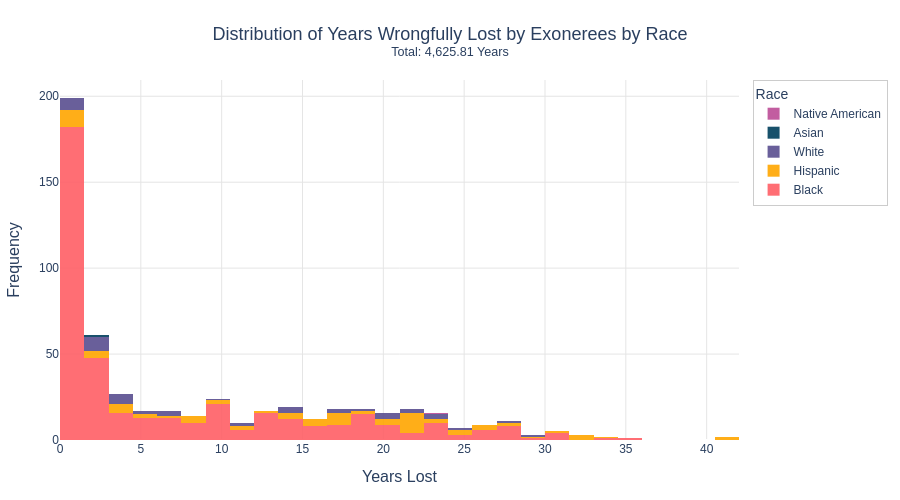

Here is the notebook cell this chart was saved with:
### Markdown cell above
#### Distribution of Years Wrongfully Lost by Exonerees by Race

### Code cell
import plotly.graph_objects as go

race_order = ["Black", "Hispanic", "White", "Asian", "Native American"]
race_colors = {
    "Black": "#ff5f66",
    "Hispanic": "#ffa600",
    "White": "#594e90",
    "Asian": "#003f5c",
    "Native American": "#bc4c96",
}

fig = go.Figure()

for race in race_order:
    subset = exon_df_clean[exon_df_clean["race"] == race]["years_lost"]
    if subset.empty:
        continue
    fig.add_trace(
        go.Histogram(
            x=subset,
            name=race,
            marker_color=race_colors.get(race, "#888"),
            opacity=0.9,
            xbins=dict(start=0, end=45, size=1.5),
            hovertemplate=f"<b>{race}</b><br>Years Lost: %{{x}}<br>Count: %{{y}}<extra></extra>",
        )
    )

fig.update_layout(
    barmode="stack",
    title=dict(
        text=f"Distribution of Years Wrongfully Lost by Exonerees by Race<br><sup>Total: {total_years_lost:,} Years</sup>",
        x=0.5,
        font=dict(size=18),
    ),
    xaxis=dict(title="Years Lost", tickfont=dict(size=12), gridcolor="#e5e5e5"),
    yaxis=dict(title="Frequency", tickfont=dict(size=12), gridcolor="#e5e5e5"),
    legend=dict(
        title="Race",
        font=dict(size=12),
        bgcolor="rgba(255,255,255,0.8)",
        bordercolor="#ccc",
        borderwidth=1,
    ),
    plot_bgcolor="white",
    paper_bgcolor="white",
    font=dict(family="Arial", size=13),
    margin=dict(t=80, b=60, l=60, r=40),
    width=900,
    height=500,
)

import os

img_paths = [
    "../../images/race_distribution_of_years_lost.png",
    "../../docs/images/race_distribution_of_years_lost.png",
    "../../multiclass-portfolio-website/projects/dsan-5000/_site/images/race_distribution_of_years_lost.png",
    "../../multiclass-portfolio-website/_site/projects/dsan-5000/_site/images/race_distribution_of_years_lost.png",
]
for path in img_paths:
    try:
        os.makedirs(os.path.dirname(path), exist_ok=True)
        fig.write_image(path, scale=2)
    except Exception as e:
        print(f"Could not save {path}: {e}")

try:
    fig.write_html(
        "../../report/figures/race_distribution_of_years_lost.html",
        include_plotlyjs="cdn",
    )
except Exception as e:
    print(f"Could not save html: {e}")
fig.show()

### Figure 1 — Plotly figure (JSON) as saved in the notebook; plotly's stock layout.template omitted (floating-point values rounded to 4 significant figures; data arrays with more than 128 entries replaced by an {"elided": "..."} marker saying what was removed)
{"data": [{"hovertemplate": "<b>Black</b><br>Years Lost: %{x}<br>Count: %{y}<extra></extra>", "marker": {"color": "#ff5f66"}, "name": "Black", "opacity": 0.9, "type": "histogram", "x": {"elided": "416 float values"}, "xbins": {"end": 45, "size": 1.5, "start": 0}}, {"hovertemplate": "<b>Hispanic</b><br>Years Lost: %{x}<br>Count: %{y}<extra></extra>", "marker": {"color": "#ffa600"}, "name": "Hispanic", "opacity": 0.9, "type": "histogram", "x": [17.83, 3.78, 32.45, 21.37, 0.91, 25.71, 8.3, 41.2, 32.04, 4.68, 9.24, 24.08, 4.71, 26.45, 10.69, 23.89, 17.5, 13.98, 3.82, 0.0, 14.0, 27.91, 33.12, 1.9, 1.66, 19.18, 30.28, 19.73, 21.96, 24.27, 10.69, 20.67, 22.94, 15.73, 14.54, 22.44, 21.51, 6.04, 22.26, 15.87, 21.75, 21.4, 26.53, 9.27, 29.81, 32.45, 0.0, 14.56, 17.19, 2.51, 3.72, 0.0, 1.4, 13.06, 17.35, 21.71, 21.26, 18.13, 2.06, 15.03, 0.0, 21.02, 17.9, 28.43, 0.0, 0.0, 0.0, 17.05, 8.3, 3.42, 25.32, 0.47, 21.75, 20.77, 17.5, 41.2, 22.48, 8.3, 8.3, 15.16, 3.05], "xbins": {"end": 45, "size": 1.5, "start": 0}}, {"hovertemplate": "<b>White</b><br>Years Lost: %{x}<br>Count: %{y}<extra></extra>", "marker": {"color": "#594e90"}, "name": "White", "opacity": 0.9, "type": "histogram", "x": [28.07, 19.7, 25.13, 23.01, 13.83, 19.23, 5.07, 20.9, 10.56, 0.3, 2.48, 1.39, 9.16, 0.52, 5.99, 1.53, 0.0, 0.0, 7.02, 3.0, 22.32, 3.76, 21.02, 7.24, 22.88, 14.19, 3.38, 2.74, 3.58, 3.5, 7.49, 23.52, 0.0, 2.38, 1.67, 0.0, 3.6, 17.82, 20.85, 16.87, 14.61, 2.23, 20.63, 28.55, 2.09, 11.59, 1.66], "xbins": {"end": 45, "size": 1.5, "start": 0}}, {"hovertemplate": "<b>Asian</b><br>Years Lost: %{x}<br>Count: %{y}<extra></extra>", "marker": {"color": "#003f5c"}, "name": "Asian", "opacity": 0.9, "type": "histogram", "x": [1.7], "xbins": {"end": 45, "size": 1.5, "start": 0}}, {"hovertemplate": "<b>Native American</b><br>Years Lost: %{x}<br>Count: %{y}<extra></extra>", "marker": {"color": "#bc4c96"}, "name": "Native American", "opacity": 0.9, "type": "histogram", "x": [23.06], "xbins": {"end": 45, "size": 1.5, "start": 0}}], "layout": {"barmode": "stack", "font": {"family": "Arial", "size": 13}, "height": 500, "legend": {"bgcolor": "rgba(255,255,255,0.8)", "bordercolor": "#ccc", "borderwidth": 1, "font": {"size": 12}, "title": {"text": "Race"}}, "margin": {"b": 60, "l": 60, "r": 40, "t": 80}, "paper_bgcolor": "white", "plot_bgcolor": "white", "title": {"font": {"size": 18}, "text": "Distribution of Years Wrongfully Lost by Exonerees by Race<br><sup>Total: 4,625.81 Years</sup>", "x": 0.5}, "width": 900, "xaxis": {"gridcolor": "#e5e5e5", "tickfont": {"size": 12}, "title": {"text": "Years Lost"}}, "yaxis": {"gridcolor": "#e5e5e5", "tickfont": {"size": 12}, "title": {"text": "Frequency"}}}}
